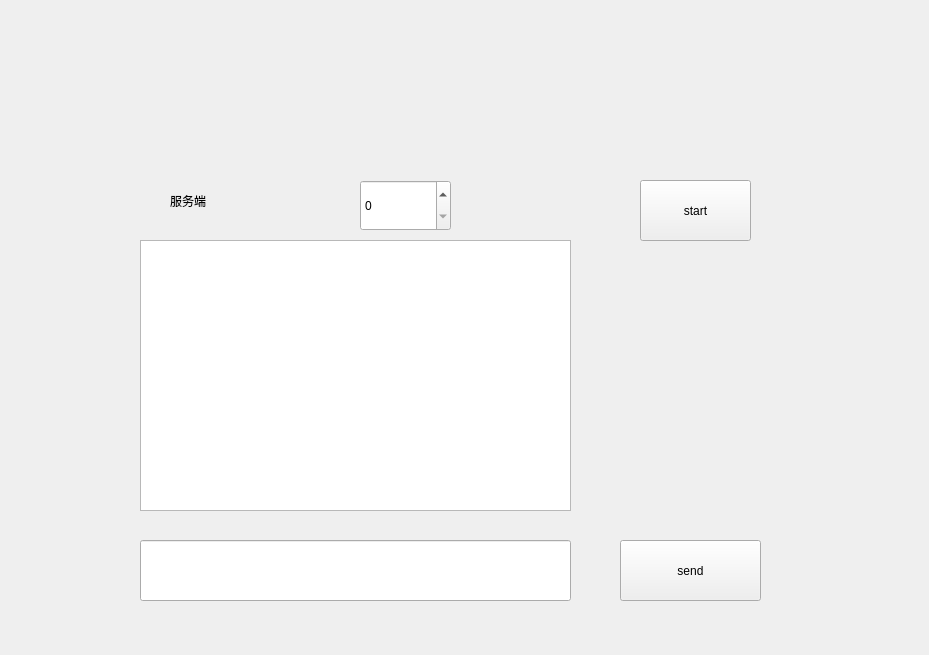
<?xml version="1.0" encoding="UTF-8"?>
<ui version="4.0">
 <class>Server</class>
 <widget class="QWidget" name="Server">
  <property name="geometry">
   <rect>
    <x>0</x>
    <y>0</y>
    <width>929</width>
    <height>655</height>
   </rect>
  </property>
  <property name="windowTitle">
   <string>Form</string>
  </property>
  <widget class="QLabel" name="label">
   <property name="geometry">
    <rect>
     <x>170</x>
     <y>170</y>
     <width>91</width>
     <height>61</height>
    </rect>
   </property>
   <property name="text">
    <string>服务端</string>
   </property>
  </widget>
  <widget class="QPushButton" name="pushButton_start">
   <property name="geometry">
    <rect>
     <x>640</x>
     <y>180</y>
     <width>111</width>
     <height>61</height>
    </rect>
   </property>
   <property name="text">
    <string>start</string>
   </property>
  </widget>
  <widget class="QTextBrowser" name="textBrowser">
   <property name="geometry">
    <rect>
     <x>140</x>
     <y>240</y>
     <width>431</width>
     <height>271</height>
    </rect>
   </property>
  </widget>
  <widget class="QSpinBox" name="spinBox">
   <property name="geometry">
    <rect>
     <x>360</x>
     <y>180</y>
     <width>91</width>
     <height>51</height>
    </rect>
   </property>
  </widget>
  <widget class="QLineEdit" name="lineEdit">
   <property name="geometry">
    <rect>
     <x>140</x>
     <y>540</y>
     <width>431</width>
     <height>61</height>
    </rect>
   </property>
  </widget>
  <widget class="QPushButton" name="pushButton_send">
   <property name="geometry">
    <rect>
     <x>620</x>
     <y>540</y>
     <width>141</width>
     <height>61</height>
    </rect>
   </property>
   <property name="text">
    <string>send</string>
   </property>
  </widget>
 </widget>
 <resources/>
 <connections/>
</ui>
